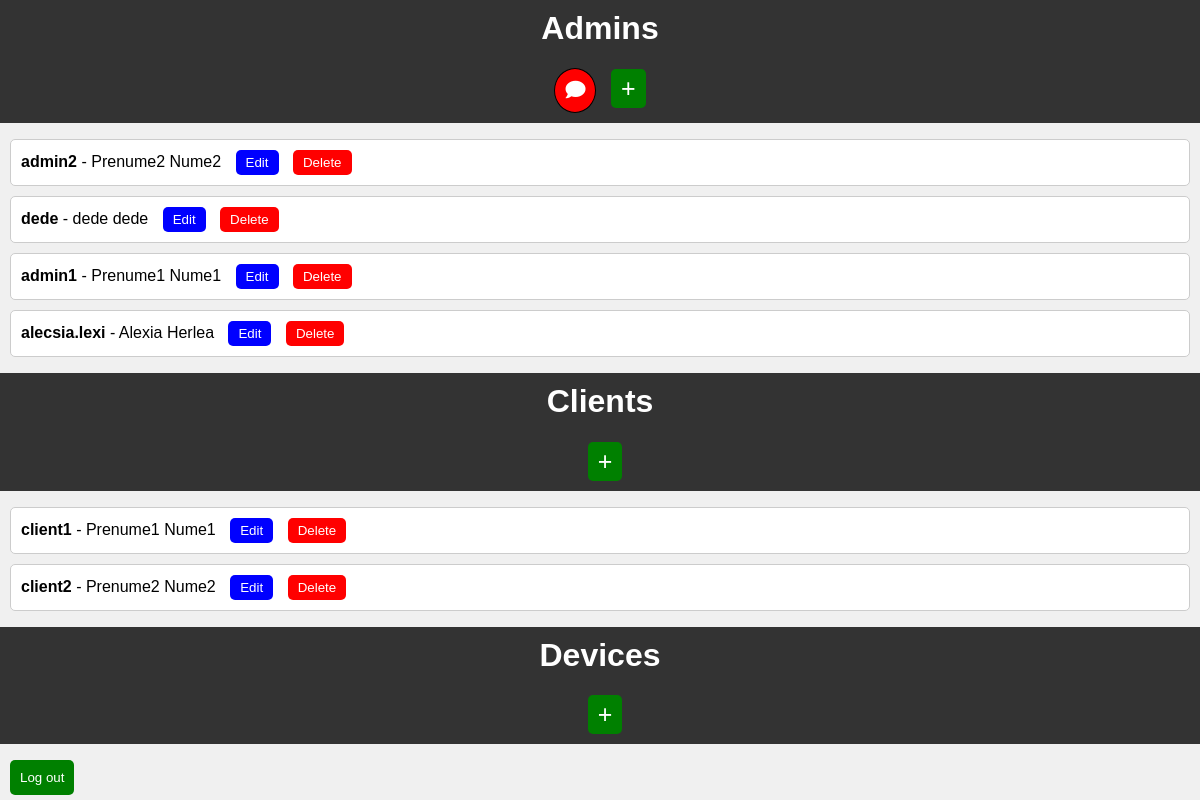
Screenshot of /administration/ (signed in) with the database file from the repository.
### core/models.py (models this page shows)
class User(AbstractUser):
    role = models.CharField(max_length=20, choices=[('admin', 'Admin'), ('client', 'Client')])

### core/views.py (the view)
# urls.py: path('administration/', views.admin_page_view, name='administration'),
@admin_required
def admin_page_view(request):
    users = User.objects.all()
    devices = []
    access_token = request.session.get('access_token')
    if access_token:
        devices_url = f'http://rrc2:8001/api/smartdevices'
        headers = {'Authorization': f'Bearer {access_token}'}
        response = requests.get(devices_url, headers=headers, verify=False)
        if response.status_code == 200:
            devices = response.json()
    return render(request, 'admin.html', {'users': users, 'devices': devices})

### core/templates/admin.html (shortened to what this page needs)
<!DOCTYPE html>
<html>
<head>
    <link href="https://cdnjs.cloudflare.com/ajax/libs/font-awesome/5.15.3/css/all.min.css" rel="stylesheet">
</head>
<body>
    <header>
        <h1>Admins</h1>
        <a href="{% url 'chatv2' %}" class="chat-icon-button"><i class="fas fa-comment"></i></a>
        <form action="{% url 'add_admin' %}" method="post">
        <button type="submit" style="background-color:green; font-size: 25px;">+</button>
        </form>
    </header>
    <ul>
        {% for user in users %}
            {% if user.role == 'admin' %}
                <li>
                    <strong>{{ user.username }}</strong> - {{ user.first_name }} {{ user.last_name }}
                    <form action="{% url 'edit_user_view'%}" method="post">
                        <button type="submit" style="background-color:blue;">Edit</button>
                    </form>
                    <form action="{% url 'delete_user'%}" method="post">
                        <button type="submit" style="background-color:red;">Delete</button>
                    </form>
                </li>
            {% endif %}
        {% endfor %}
    </ul>
    <header>
        <h1>Clients</h1>
        <form action="{% url 'add_client' %}" method="post">
        <button type="submit" style="background-color:green; font-size: 25px;">+</button>
        </form>
    </header>
    <ul>
        {% for user in users %}
            {% if user.role == 'client' %}
                <li>
                    <strong>{{ user.username }}</strong> - {{ user.first_name }} {{ user.last_name }}
                    <form action="{% url 'edit_user_view'%}" method="post">
                        <button type="submit" style="background-color:blue;">Edit</button>
                    </form>
                    <form action="{% url 'delete_user'%}" method="post">
                        <button type="submit" style="background-color:red;">Delete</button>
                    </form>
                </li>
            {% endif %}
        {% endfor %}
    </ul>
    <header>
        <h1>Devices</h1>
        <form action="{% url 'add_device' %}" method="post">
        <button type="submit" style="background-color:green; font-size: 25px;">+</button>
        </form>
    </header>
<form action="{% url 'logout_view' %}" method="post">
<button type="submit" style="padding:10px; background-color:green; text-align:center;">Log out</button>
</form>
</body>
</html>

### core/templates/admin.html (style rules this page uses)
body { font-family: Arial, sans-serif; background-color: #f0f0f0; margin: 0; padding: 0; }
header { background-color: #333; color: #fff; padding: 10px; text-align: center; }
h1 { margin-top: 0; }
ul { list-style: none; padding: 0; }
li { background-color: #fff; margin: 10px; padding: 10px; border: 1px solid #ccc; border-radius: 5px; }
form { display: inline; margin-left: 10px; }
button { background-color: #333; color: #fff; border: none; padding: 5px 10px; border-radius: 5px; cursor: pointer; }
.chat-icon-button { display: inline-block; background-color: red; color: white; border: 1px solid black; padding: 10px; border-radius: 50%; text-align: center; text-decoration: none; font-size: 20px; }

### rows the page displays
User: username "admin2", first_name "Prenume2", last_name "Nume2"
User: username "dede", first_name "dede", last_name "dede"
User: username "admin1", first_name "Prenume1", last_name "Nume1"
User: username "alecsia.lexi", first_name "Alexia", last_name "Herlea"
User: username "client1", first_name "Prenume1", last_name "Nume1"
User: username "client2", first_name "Prenume2", last_name "Nume2"
